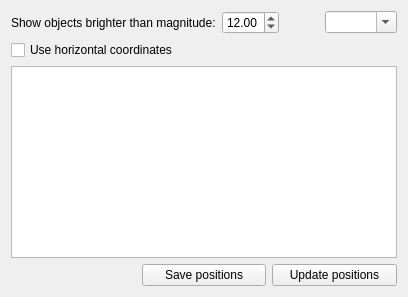
        <widget class="QWidget" name="stackedWidgetPage1">
         <layout class="QGridLayout" name="gridLayout_2">
          <item row="3" column="0">
           <layout class="QHBoxLayout" name="horizontalLayout_15">
            <item>
             <widget class="QLabel" name="celestialPositionsTimeLabel">
              <property name="text">
               <string/>
              </property>
             </widget>
            </item>
            <item>
             <widget class="QPushButton" name="celestialPositionsSaveButton">
              <property name="text">
               <string>Save positions</string>
              </property>
             </widget>
            </item>
            <item>
             <widget class="QPushButton" name="celestialPositionsUpdateButton">
              <property name="text">
               <string>Update positions</string>
              </property>
             </widget>
            </item>
           </layout>
          </item>
          <item row="0" column="0">
           <layout class="QHBoxLayout" name="horizontalLayout_16">
            <item>
             <widget class="QLabel" name="celestialMagnitudeLimitLabel">
              <property name="text">
               <string>Show objects brighter than magnitude:</string>
              </property>
             </widget>
            </item>
            <item>
             <widget class="QDoubleSpinBox" name="celestialMagnitudeDoubleSpinBox">
              <property name="maximum">
               <double>25.000000000000000</double>
              </property>
              <property name="value">
               <double>12.000000000000000</double>
              </property>
             </widget>
            </item>
            <item>
             <spacer name="horizontalSpacer_2">
              <property name="orientation">
               <enum>Qt::Horizontal</enum>
              </property>
              <property name="sizeHint" stdset="0">
               <size>
                <width>40</width>
                <height>20</height>
               </size>
              </property>
             </spacer>
            </item>
            <item>
             <widget class="QComboBox" name="celestialCategoryComboBox">
              <property name="editable">
               <bool>true</bool>
              </property>
              <property name="insertPolicy">
               <enum>QComboBox::NoInsert</enum>
              </property>
             </widget>
            </item>
           </layout>
          </item>
          <item row="2" column="0">
           <widget class="QTreeWidget" name="celestialPositionsTreeWidget">
            <property name="toolTip">
             <string>List of objects above horizon</string>
            </property>
            <property name="editTriggers">
             <set>QAbstractItemView::NoEditTriggers</set>
            </property>
            <property name="rootIsDecorated">
             <bool>false</bool>
            </property>
            <property name="uniformRowHeights">
             <bool>true</bool>
            </property>
            <property name="itemsExpandable">
             <bool>false</bool>
            </property>
            <property name="sortingEnabled">
             <bool>true</bool>
            </property>
            <property name="expandsOnDoubleClick">
             <bool>false</bool>
            </property>
            <property name="columnCount">
             <number>0</number>
            </property>
            <attribute name="headerShowSortIndicator" stdset="0">
             <bool>true</bool>
            </attribute>
           </widget>
          </item>
          <item row="1" column="0">
           <widget class="QCheckBox" name="horizontalCoordinatesCheckBox">
            <property name="text">
             <string>Use horizontal coordinates</string>
            </property>
           </widget>
          </item>
         </layout>
        </widget>
